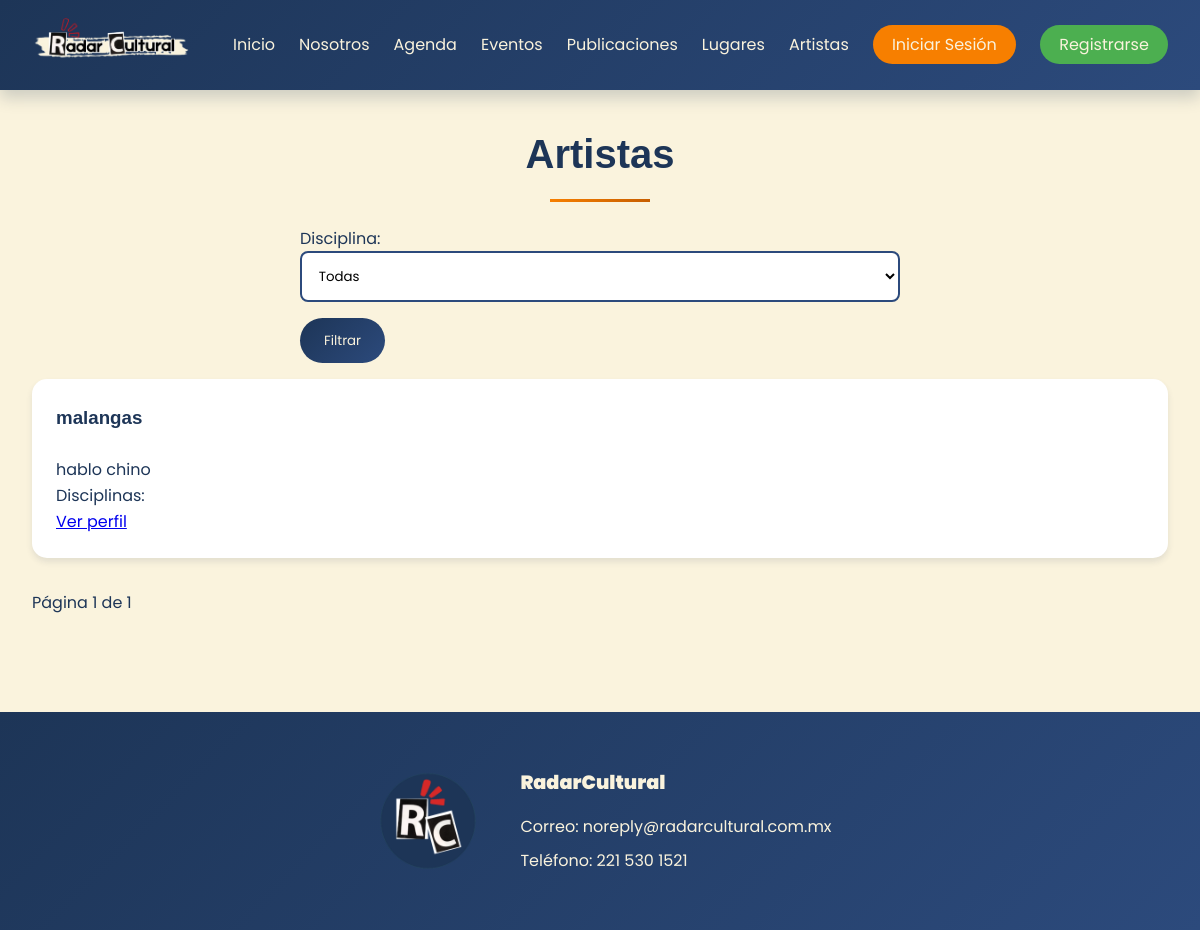
The page /artistas/ on the database as committed earlier.
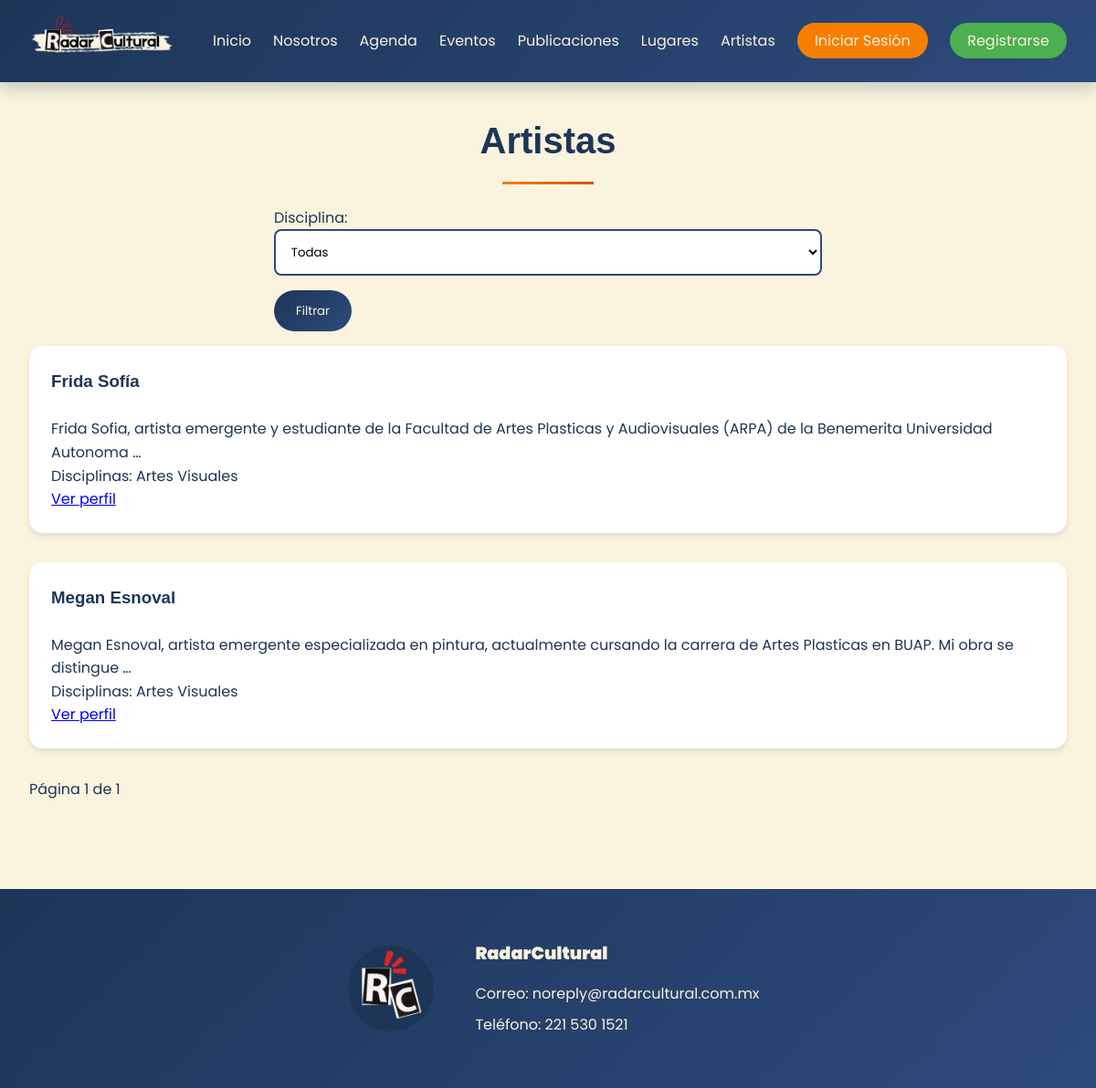
The same page on the database as committed later.
### core/models.py (models this page shows, shortened)
class PerfilDifusor(models.Model):
    usuario = models.OneToOneField(Usuario, on_delete=models.CASCADE, related_name='perfil_difusor')
    tipo_difusor = models.CharField(max_length=20, choices=TIPO_DIFUSOR_CHOICES)
    nombre_entidad = models.CharField(max_length=200)
    descripcion = models.TextField()
    imagen_perfil = models.ImageField(upload_to='perfiles/', blank=True, null=True)
    telefono = models.CharField(max_length=20)
    direccion = models.TextField(blank=True, null=True)
    sitio_web = models.URLField(blank=True, null=True)
    redes_sociales = models.JSONField(default=dict, blank=True)
    disciplinas = models.ManyToManyField('Disciplina', related_name='difusores')
    activo = models.BooleanField(default=True)
    fecha_creacion = models.DateTimeField(auto_now_add=True)
    class Meta:
        db_table = 'perfiles_difusor'
        verbose_name = 'Perfil de Difusor'
        verbose_name_plural = 'Perfiles de Difusor'

class Disciplina(models.Model):
    nombre = models.CharField(max_length=50, choices=DISCIPLINAS_CHOICES, unique=True)
    descripcion = models.TextField(blank=True)
    class Meta:
        db_table = 'disciplinas'
        verbose_name = 'Disciplina Artística'
        verbose_name_plural = 'Disciplinas Artísticas'

### core/views.py (the view)
# urls.py: path('artistas/', views.lista_artistas, name='lista_artistas'),
def lista_artistas(request):
    artistas = PerfilDifusor.objects.filter(tipo_difusor='artista', activo=True)
    disciplina = request.GET.get('disciplina')
    if disciplina:
        artistas = artistas.filter(disciplinas__nombre=disciplina)
    paginator = Paginator(artistas, 12)
    page_number = request.GET.get('page')
    page_obj = paginator.get_page(page_number)
    context = {
        'page_obj': page_obj,
        'disciplinas': Disciplina.objects.all(),
    }
    return render(request, 'services/artists_list.html', context)

### templates/services/artists_list.html (shortened to what this page needs)
{% extends "base.html" %}
{% load static %}
{% block content %}
<h2>Artistas</h2>
<form method="get">
    <div>
        <label for="disciplina">Disciplina:</label>
        <select name="disciplina" id="disciplina">
            <option value="">Todas</option>
        </select>
    </div>
    <button type="submit">Filtrar</button>
</form>
<div>
    {% for artista in page_obj %}
    <article>
        <h3>{{ artista.nombre_entidad }}</h3>
        <p>{{ artista.descripcion|truncatewords:20 }}</p>
        <p>Disciplinas: {% for disc in artista.disciplinas.all %}{{ disc.get_nombre_display }}{% if not forloop.last %}, {% endif %}{% endfor %}</p>
        <a href="{% url 'detalle_difusor' artista.id %}">Ver perfil</a>
    </article>
    {% empty %}
    <p>No hay artistas registrados</p>
    {% endfor %}
</div>
<div>
    <span>
        <span>
            Página {{ page_obj.number }} de {{ page_obj.paginator.num_pages }}
        </span>
    </span>
</div>
{% endblock %}

Rows that differ between the two databases and show on the page:
removed PerfilDifusor: nombre_entidad "malangas", descripcion "hablo chino"
added PerfilDifusor: nombre_entidad "Frida Sofía", descripcion "Frida Sofia, artista emergente y estudiante de la Facultad de Artes Plasticas y Audiovisuales (ARPA) de la Benemerita Universidad Autonoma …"
now on this page (row unchanged): Disciplina: nombre "Artes Visuales"
added PerfilDifusor: nombre_entidad "Megan Esnoval", descripcion "Megan Esnoval, artista emergente especializada en pintura, actualmente cursando la carrera de Artes Plasticas en BUAP. Mi obra se distingue …"
